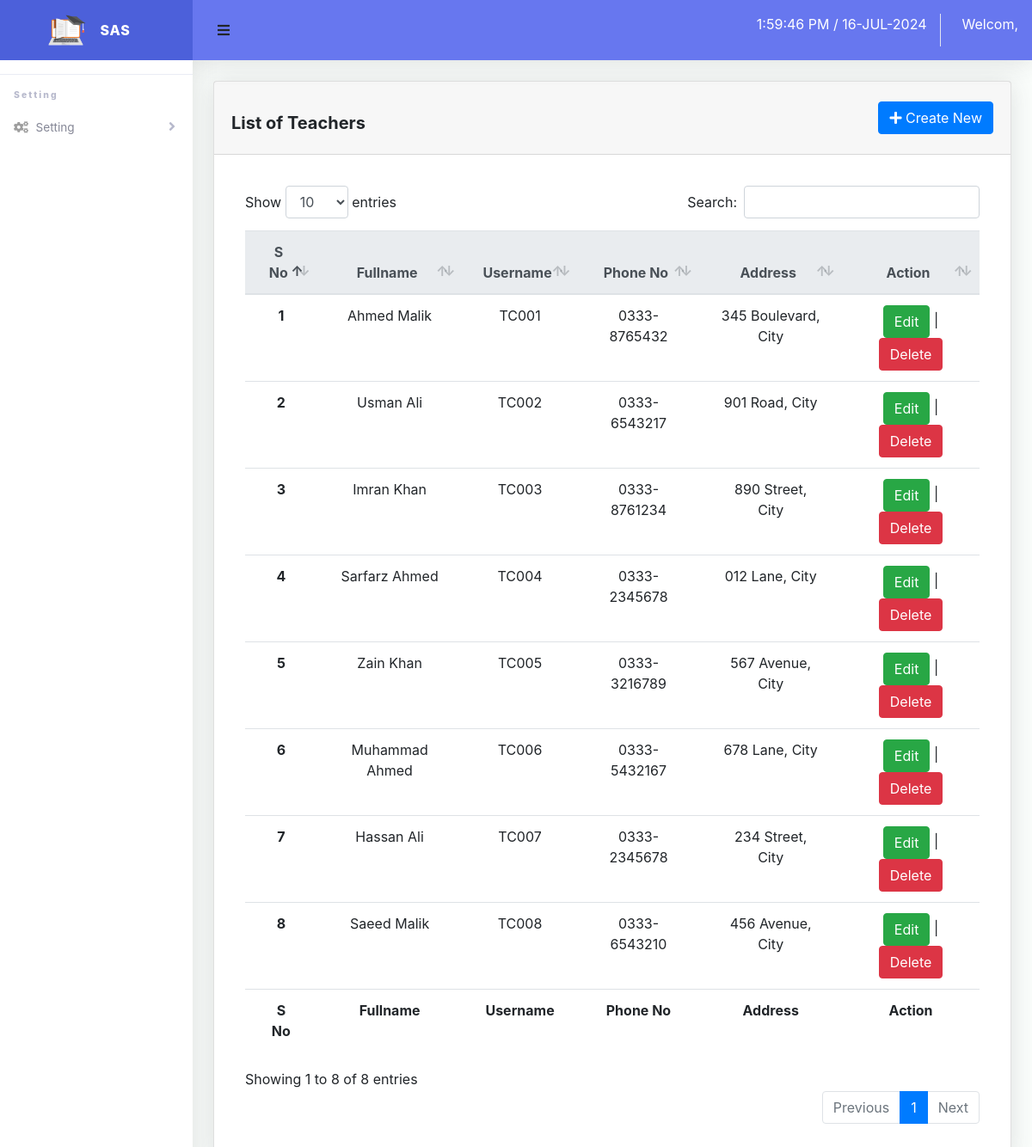
The page /admin/user/teacher.php on the database its author committed.
### tables this page shows
CREATE TABLE `teacher` (
  `id` int(10) NOT NULL,
  `fullname` varchar(255) NOT NULL,
  `username` varchar(255) NOT NULL,
  `password` varchar(255) NOT NULL,
  `address` varchar(255) NOT NULL,
  `phone_no` varchar(100) NOT NULL
);

### include/function.php (called while the page is built, shortened)
<?php
require_once 'config.php';
function select($table, $columns = '*', $where = NULL, $order_by = NULL, $limit = NULL, $offset = NULL)
{
	global $conn;
	$sql = "SELECT  $columns FROM  " . $table;
	$result = mysqli_query($conn, $sql);
	if ($result) {
		$data = mysqli_fetch_all($result, MYSQLI_ASSOC);
		return $data;
	} else {
		$msg = array(
			'status' => false,
			'msg' => 'Connection failed: ' . mysqli_error($conn),
		);
	}
	return $msg;
}

### admin/user/teacher.php (the view, shortened to what this page needs)
<?php
require_once '../../include/header.php';
require_once '../../include/function.php';
$data = select('teacher', '*');
?>
<div class="container-fluid">
    <div class="card mb-4">
        <div class="card-header d-flex flex-row align-items-center justify-content-between">
            <h5 class="card-title text-center mt-4 font-weight-bold">List of Teachers</h5>
            <button href="create-teacher.php" type="button" class="btn btn-primary modal-load" data-toggle="modal" data-target="#exampleModal">
                <i class="fas fa-plus"></i>
                Create New
            </button>
        </div>
        <div class="card-body">
            <div class="table-responsive p-3">
                <table class="table align-items-center table-flush table-hover text-center" id="dataTableHover">
                    <thead class="thead-light">
                        <tr>
                            <th>S No</th>
                            <th>Fullname</th>
                            <th>Username</th>
                            <th>Phone No</th>
                            <th>Address</th>
                            <th>Action</th>
                        </tr>
                    </thead>
                    <tfoot>
                        <tr>
                            <th>S No</th>
                            <th>Fullname</th>
                            <th>Username</th>
                            <th>Phone No</th>
                            <th>Address</th>
                            <th>Action</th>
                        </tr>
                    </tfoot>
                    <tbody>
                        <?php
                        foreach ($data as $key => $value) {
                            echo '<tr class="text-capitalize">
                                    <th>' . $key + 1 . '</th>
                                    <td>' . $value['fullname'] . '</td>
                                    <td class="text-uppercase">' . $value['username'] . '</td>
                                    <td>' . $value['phone_no'] . '</td>
                                    <td>' . $value['address'] . '</td>
                                    <td>
                                          <a class="text-white btn btn-success modal-load" href="edit-teacher.php?id='
                                . $value['id'] . '"data-toggle="modal" data-target="#exampleModal">Edit</a> |
                                             <a class="text-white btn btn-danger delete" href="teacher-process.php"
                                             data-id="' . $value['id'] . '">Delete</a>
                                    </td>
                                </tr>';
                        }
                        ?>
                    </tbody>
                </table>
            </div>
        </div>
    </div>
</div>
<?php
require_once '../../include/footer.php';
?>

### assets/css/style.css (style rules this page uses)
html { font-family: sans-serif; line-height: 1.15; -webkit-text-size-adjust: 100%; -webkit-tap-highlight-color: transparent }
body { margin: 0; font-family: -apple-system, BlinkMacSystemFont, "Segoe UI", Roboto, "Helvetica Neue", Arial, "Noto Sans", sans-serif, "Apple Color Emoji", "Segoe UI Emoji", "Segoe UI Symbol", "Noto Color Emoji"; font-size: 1rem; font-weight: 400; line-height: 1.5; color: #212529; text-align: left; background-color: #fff }
h1, h2, h3, h4, h5, h6 { margin-top: 0; margin-bottom: .5rem }
a { color: #007bff; text-decoration: none; background-color: transparent }
table { border-collapse: collapse }
th { text-align: inherit }
button { border-radius: 0 }
button, input, optgroup, select, textarea { margin: 0; font-family: inherit; font-size: inherit; line-height: inherit }
button, input { overflow: visible }
button, select { text-transform: none }
[type=button], [type=reset], [type=submit], button { -webkit-appearance: button }
[type=button]:not(:disabled), [type=reset]:not(:disabled), [type=submit]:not(:disabled), button:not(:disabled) { cursor: pointer }
.h1, .h2, .h3, .h4, .h5, .h6, h1, h2, h3, h4, h5, h6 { margin-bottom: .5rem; font-weight: 500; line-height: 1.2 }
.h5, h5 { font-size: 1.25rem }
.container, .container-fluid, .container-lg, .container-md, .container-sm, .container-xl { width: 100%; padding-right: 15px; padding-left: 15px; margin-right: auto; margin-left: auto }
.table { width: 100%; margin-bottom: 1rem; color: #212529 }
.table td, .table th { padding: .75rem; vertical-align: top; border-top: 1px solid #dee2e6 }
.table thead th { vertical-align: bottom; border-bottom: 2px solid #dee2e6 }
.table .thead-light th { color: #495057; background-color: #e9ecef; border-color: #dee2e6 }
.table-responsive { display: block; width: 100%; overflow-x: auto; -webkit-overflow-scrolling: touch }
.btn { display: inline-block; font-weight: 400; color: #212529; text-align: center; vertical-align: middle; -webkit-user-select: none; -moz-user-select: none; -ms-user-select: none; user-select: none; background-color: transparent; border: 1px solid transparent; padding: .375rem .75rem; font-size: 1rem; line-height: 1.5; border-radius: .25rem; transition: color .15s ease-in-out, background-color .15s ease-in-out, border-color .15s ease-in-out, box-shadow .15s ease-in-out }
.btn-primary { color: #fff; background-color: #007bff; border-color: #007bff }
.btn-success { color: #fff; background-color: #28a745; border-color: #28a745 }
.btn-danger { color: #fff; background-color: #dc3545; border-color: #dc3545 }
.card { position: relative; display: -ms-flexbox; display: flex; -ms-flex-direction: column; flex-direction: column; min-width: 0; word-wrap: break-word; background-color: #fff; background-clip: border-box; border: 1px solid rgba(0, 0, 0, .125); border-radius: .25rem }
.card-body { -ms-flex: 1 1 auto; flex: 1 1 auto; min-height: 1px; padding: 1.25rem }
.card-title { margin-bottom: .75rem }
.card-header { padding: .75rem 1.25rem; margin-bottom: 0; background-color: rgba(0, 0, 0, .03); border-bottom: 1px solid rgba(0, 0, 0, .125) }
.d-flex { display: -ms-flexbox !important; display: flex !important }
.flex-row { -ms-flex-direction: row !important; flex-direction: row !important }
.justify-content-between { -ms-flex-pack: justify !important; justify-content: space-between !important }
.align-items-center { -ms-flex-align: center !important; align-items: center !important }
.mt-4, .my-4 { margin-top: 1.5rem !important }
.mb-4, .my-4 { margin-bottom: 1.5rem !important }
.p-3 { padding: 1rem !important }
.text-center { text-align: center !important }
.text-uppercase { text-transform: uppercase !important }
.text-capitalize { text-transform: capitalize !important }
.font-weight-bold { font-weight: 700 !important }
.text-white { color: #fff !important }

### rows shown on the page
teacher: fullname "Ahmed Malik", username "TC001", phone_no "0333-8765432", address "345 Boulevard, City"
teacher: fullname "Usman Ali", username "TC002", phone_no "0333-6543217", address "901 Road, City"
teacher: fullname "Imran Khan", username "TC003", phone_no "0333-8761234", address "890 Street, City"
teacher: fullname "Sarfarz Ahmed", username "TC004", phone_no "0333-2345678", address "012 Lane, City"
teacher: fullname "Zain Khan", username "TC005", phone_no "0333-3216789", address "567 Avenue, City"
teacher: fullname "Muhammad Ahmed", username "TC006", phone_no "0333-5432167", address "678 Lane, City"
teacher: fullname "Hassan Ali", username "TC007", phone_no "0333-2345678", address "234 Street, City"
teacher: fullname "Saeed Malik", username "TC008", phone_no "0333-6543210", address "456 Avenue, City"
